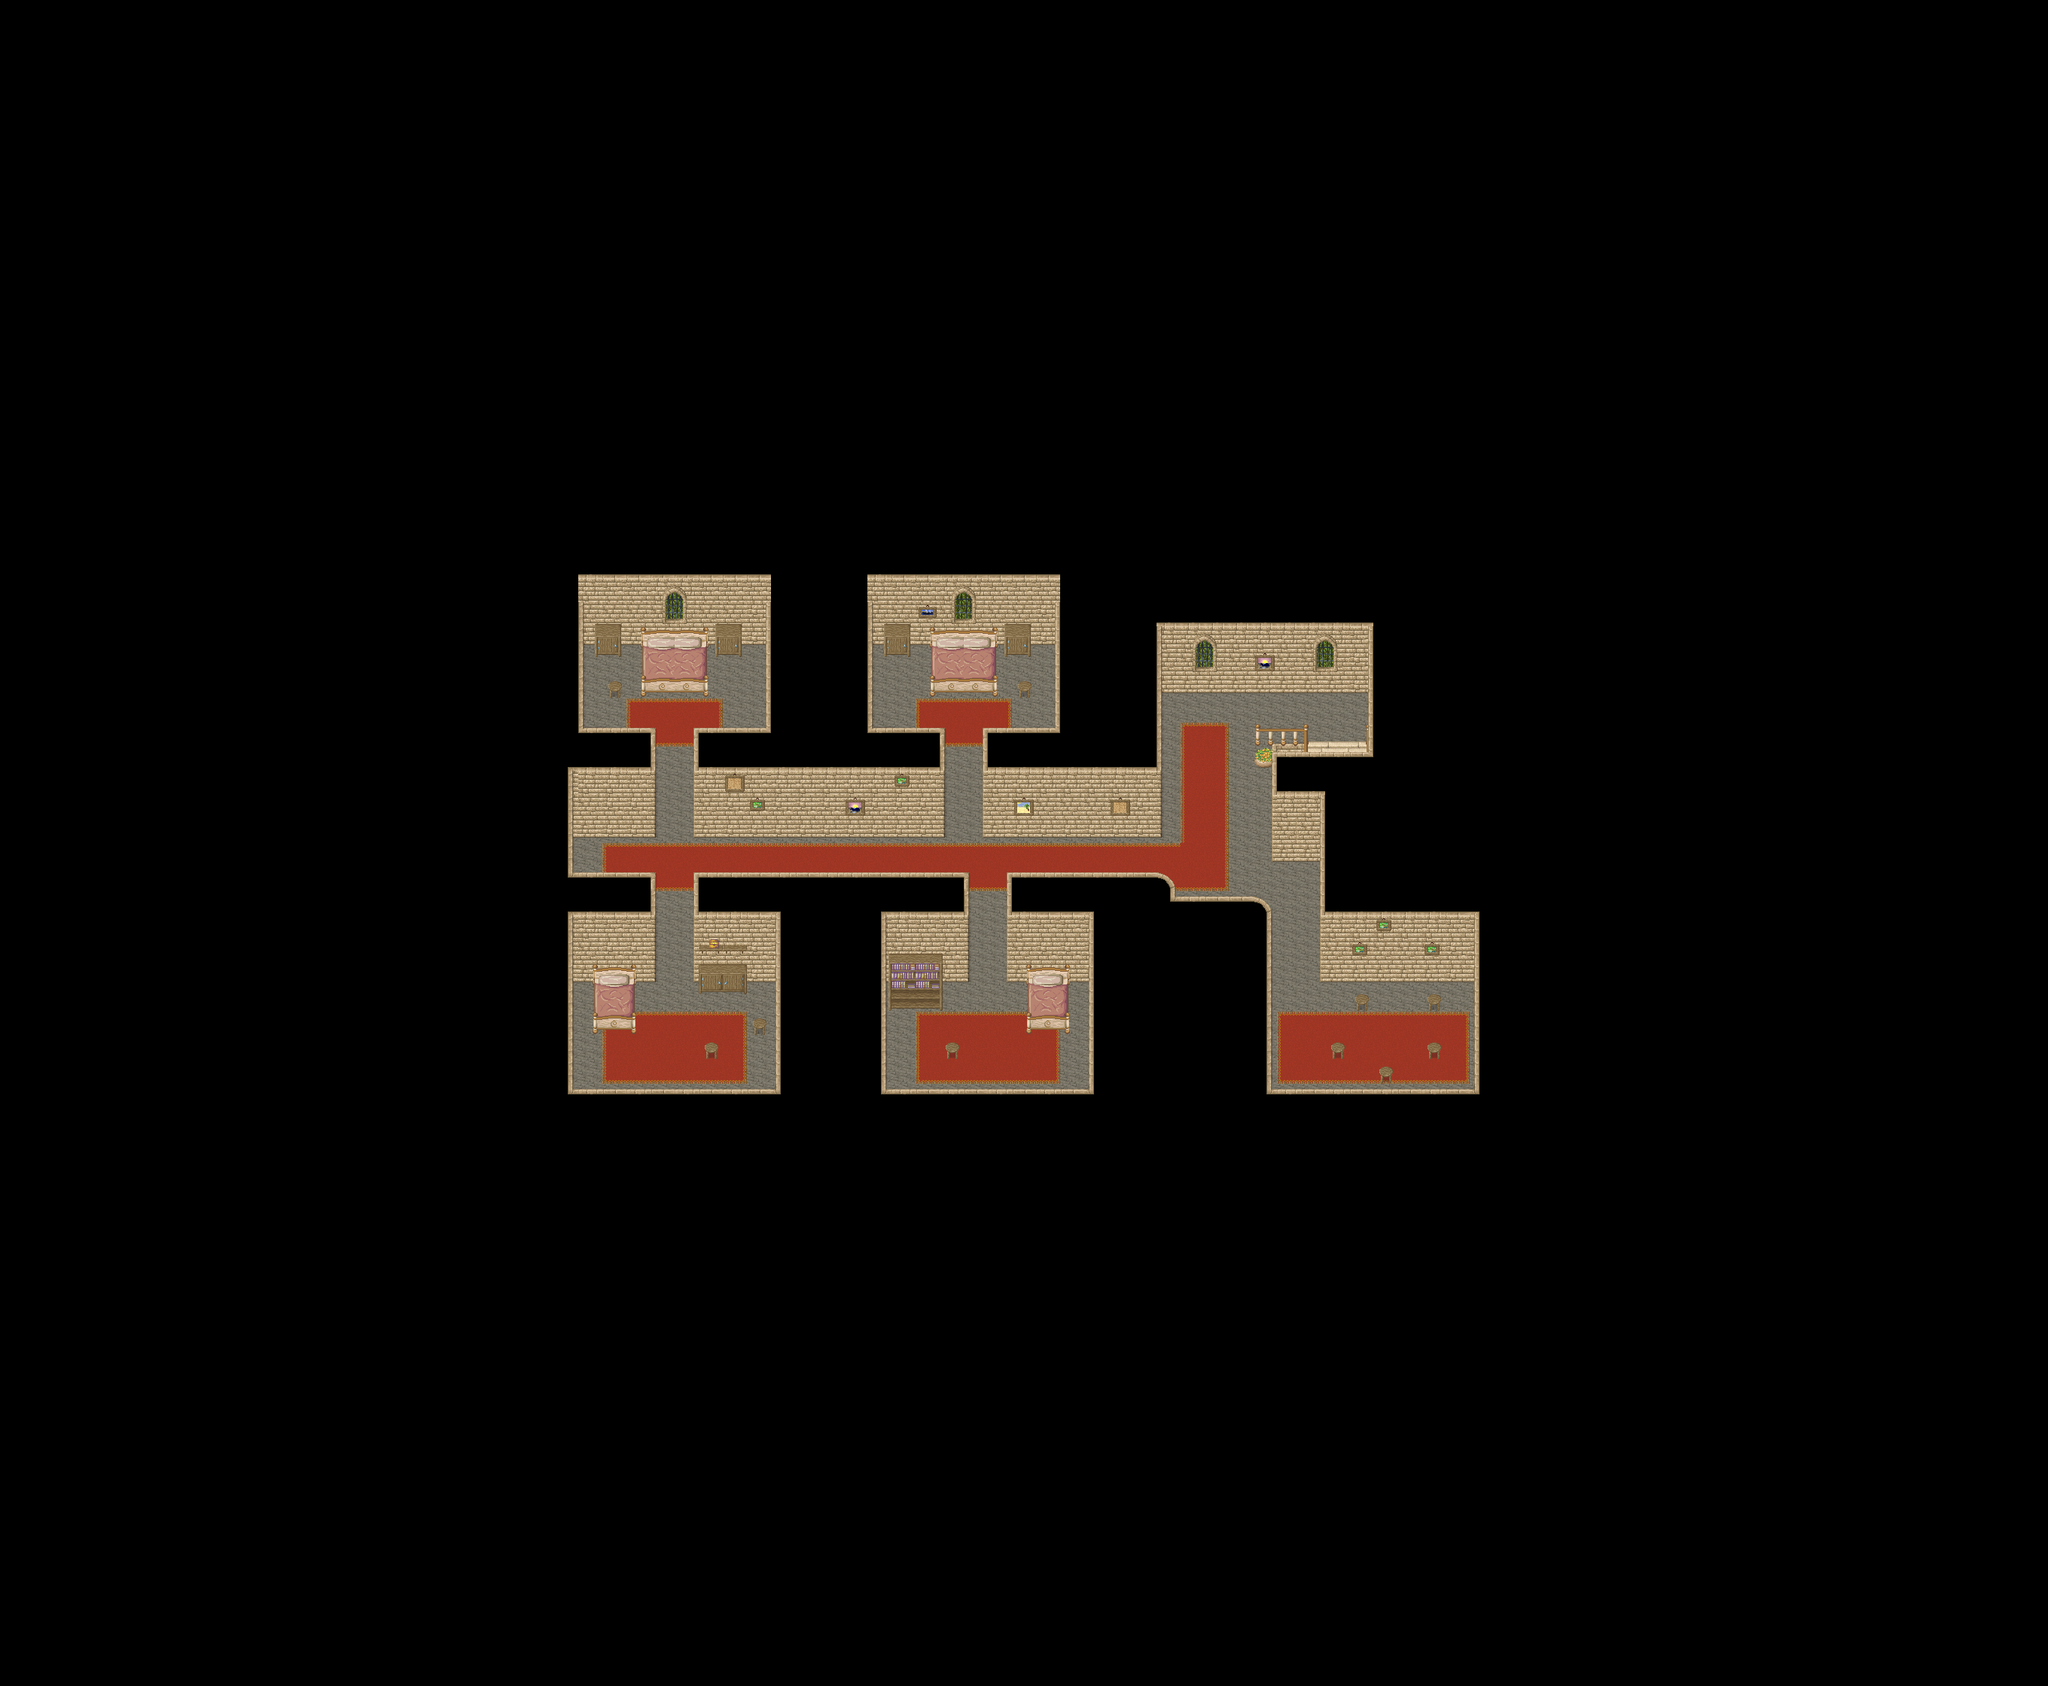

Below is a game level as drawn by its tile map, then a one-line description and the .tmx that defines it (tile-layer data replaced by summaries):
An orthogonal 85x70 tile map with 32x32 px tiles, 7 tile layers (Ground, Ground 2, Ground 3, Fringe, ...), 2 hidden layers not drawn, 19 tilesets and 1 object (warp).

<map version="1.4" tiledversion="1.4.1" orientation="orthogonal" renderorder="right-down" compressionlevel="0" width="85" height="70" tilewidth="32" tileheight="32" infinite="0" nextlayerid="13" nextobjectid="17">
 <properties>
  <property name="license" value="CC BY-SA 3.0" />
  <property name="manaplus version" value="2" />
  <property name="minimap" value="graphics/minimaps/009-2-5.png" />
  <property name="music" value="reid.ogg" />
  <property name="name" value="Reid's Inn First Floor" />
 </properties>
 <tileset firstgid="1" name="Collision" tilewidth="32" tileheight="32" tilecount="9" columns="3">
  <image source="../graphics/tilesets/collision.png" width="96" height="96" />
 </tileset>
 <tileset firstgid="10" name="hurns-indoor" tilewidth="32" tileheight="32" tilecount="256" columns="16">
  <image source="../graphics/tilesets/hurns-indoor.png" width="512" height="512" />
 </tileset>
 <tileset firstgid="266" name="artis-indoor" tilewidth="32" tileheight="32" tilecount="256" columns="16">
  <image source="../graphics/tilesets/artis-indoor.png" width="512" height="512" />
 </tileset>
 <tileset firstgid="522" name="artis-indoor-fringe" tilewidth="32" tileheight="32" tilecount="256" columns="16">
  <image source="../graphics/tilesets/artis-indoor-fringe.png" width="512" height="512" />
 </tileset>
 <tileset firstgid="778" name="ship-indoor-fringe" tilewidth="32" tileheight="32" tilecount="256" columns="16">
  <image source="../graphics/tilesets/ship-indoor-fringe.png" width="512" height="512" />
 </tileset>
 <tileset firstgid="1034" name="artis-indoor-x1x3" tilewidth="32" tileheight="96" tilecount="48" columns="16">
  <image source="../graphics/tilesets/artis-indoor-x1x3.png" width="512" height="288" />
 </tileset>
 <tileset firstgid="1082" name="artis-indoor-x1x2" tilewidth="32" tileheight="64" tilecount="16" columns="16">
  <image source="../graphics/tilesets/artis-indoor-x1x2.png" width="512" height="64" />
 </tileset>
 <tileset firstgid="1098" name="hurns-ground" tilewidth="32" tileheight="32" tilecount="256" columns="16">
  <image source="../graphics/tilesets/hurns-ground.png" width="512" height="512" />
 </tileset>
 <tileset firstgid="1354" name="hurns-indoor-x1x3" tilewidth="32" tileheight="96" tilecount="16" columns="16">
  <image source="../graphics/tilesets/hurns-indoor-x1x3.png" width="512" height="96" />
 </tileset>
 <tileset firstgid="1370" name="artis-indoor-x1x4" tilewidth="32" tileheight="32" tilecount="64" columns="16">
  <image source="../graphics/tilesets/artis-indoor-x1x4.png" width="512" height="128" />
 </tileset>
 <tileset firstgid="1434" name="hurns-teacup-vapor" tilewidth="32" tileheight="32" tilecount="8" columns="4">
  <image source="../graphics/tilesets/hurns-teacup-vapor.png" width="128" height="64" />
  <tile id="0">
   <animation>
    <frame tileid="0" duration="100" />
    <frame tileid="1" duration="100" />
    <frame tileid="2" duration="100" />
    <frame tileid="3" duration="100" />
   </animation>
  </tile>
  <tile id="4">
   <animation>
    <frame tileid="4" duration="100" />
    <frame tileid="5" duration="100" />
    <frame tileid="6" duration="100" />
    <frame tileid="7" duration="100" />
   </animation>
  </tile>
 </tileset>
 <tileset firstgid="1442" name="fire" tilewidth="64" tileheight="64" tilecount="7" columns="7">
  <image source="../graphics/tilesets/fire.png" width="448" height="64" />
  <tile id="0">
   <animation>
    <frame tileid="0" duration="100" />
    <frame tileid="1" duration="100" />
    <frame tileid="2" duration="100" />
    <frame tileid="3" duration="100" />
    <frame tileid="4" duration="100" />
    <frame tileid="5" duration="100" />
    <frame tileid="6" duration="100" />
   </animation>
  </tile>
 </tileset>
 <tileset firstgid="1449" name="hurns-indoor-accessory" tilewidth="32" tileheight="32" tilecount="128" columns="8">
  <image source="../graphics/tilesets/hurns-indoor-accessory.png" width="256" height="512" />
 </tileset>
 <tileset firstgid="1577" name="sunlight-x1x5" tilewidth="32" tileheight="160" tilecount="4" columns="4">
  <image source="../graphics/tilesets/sunlight-x1x5.png" width="128" height="160" />
 </tileset>
 <tileset firstgid="1581" name="candle-x1x2" tilewidth="32" tileheight="64" tilecount="12" columns="3">
  <image source="../graphics/tilesets/candle-x1x2.png" width="96" height="256" />
  <tile id="6">
   <animation>
    <frame tileid="6" duration="100" />
    <frame tileid="7" duration="100" />
   </animation>
  </tile>
 </tileset>
 <tileset firstgid="1593" name="artis-indoor-cellar" tilewidth="32" tileheight="32" tilecount="128" columns="8">
  <image source="../graphics/tilesets/artis-indoor-cellar.png" width="256" height="512" />
 </tileset>
 <tileset firstgid="1721" name="castle1" tilewidth="32" tileheight="32" tilecount="374" columns="17">
  <image source="../graphics/tilesets/castle1.png" width="544" height="704" />
 </tileset>
 <tileset firstgid="2095" name="carpet" tilewidth="32" tileheight="32" tilecount="9" columns="3">
  <image source="../graphics/tilesets/carpet.png" width="96" height="96" />
 </tileset>
 <tileset firstgid="2104" name="artis-accessory" tilewidth="32" tileheight="32" tilecount="128" columns="16">
  <image source="../graphics/tilesets/artis-accessory.png" width="512" height="256" />
 </tileset>
 <layer id="1" name="Ground" width="85" height="70">
  <data>[5950 cells, 5950 non-empty, 5 distinct tile ids]</data>
 </layer>
 <layer id="2" name="Ground 2" width="85" height="70">
  <data>[5950 cells, 244 non-empty, 25 distinct tile ids]</data>
 </layer>
 <layer id="3" name="Ground 3" width="85" height="70">
  <data>[5950 cells, 40 non-empty, 13 distinct tile ids]</data>
 </layer>
 <layer id="4" name="Fringe" width="85" height="70">
  <data>[5950 cells, 0 non-empty, 0 distinct tile ids]</data>
 </layer>
 <layer id="5" name="Over" width="85" height="70">
  <data>[5950 cells, 412 non-empty, 30 distinct tile ids]</data>
 </layer>
 <layer id="6" name="Over 2" width="85" height="70">
  <data>[5950 cells, 20 non-empty, 9 distinct tile ids]</data>
 </layer>
 <layer id="7" name="Over 3" width="85" height="70">
  <data>[5950 cells, 2 non-empty, 2 distinct tile ids]</data>
 </layer>
 <layer id="8" name="Collision" width="85" height="70" visible="0">
  <data>[5950 cells, 5580 non-empty, 3 distinct tile ids]</data>
 </layer>
 <layer id="9" name="Heights" width="85" height="70" visible="0">
  <data>[5950 cells, 0 non-empty, 0 distinct tile ids]</data>
 </layer>
 <objectgroup id="10" name="Object">
  <object id="15" name="To Reid's Inn Ground Floor" type="warp" x="1760" y="1024" width="64" height="32">
   <properties>
    <property name="dest_map" value="009-2-3" />
    <property name="dest_x" value="56" />
    <property name="dest_y" value="29" />
   </properties>
  </object>
 </objectgroup>
</map>
